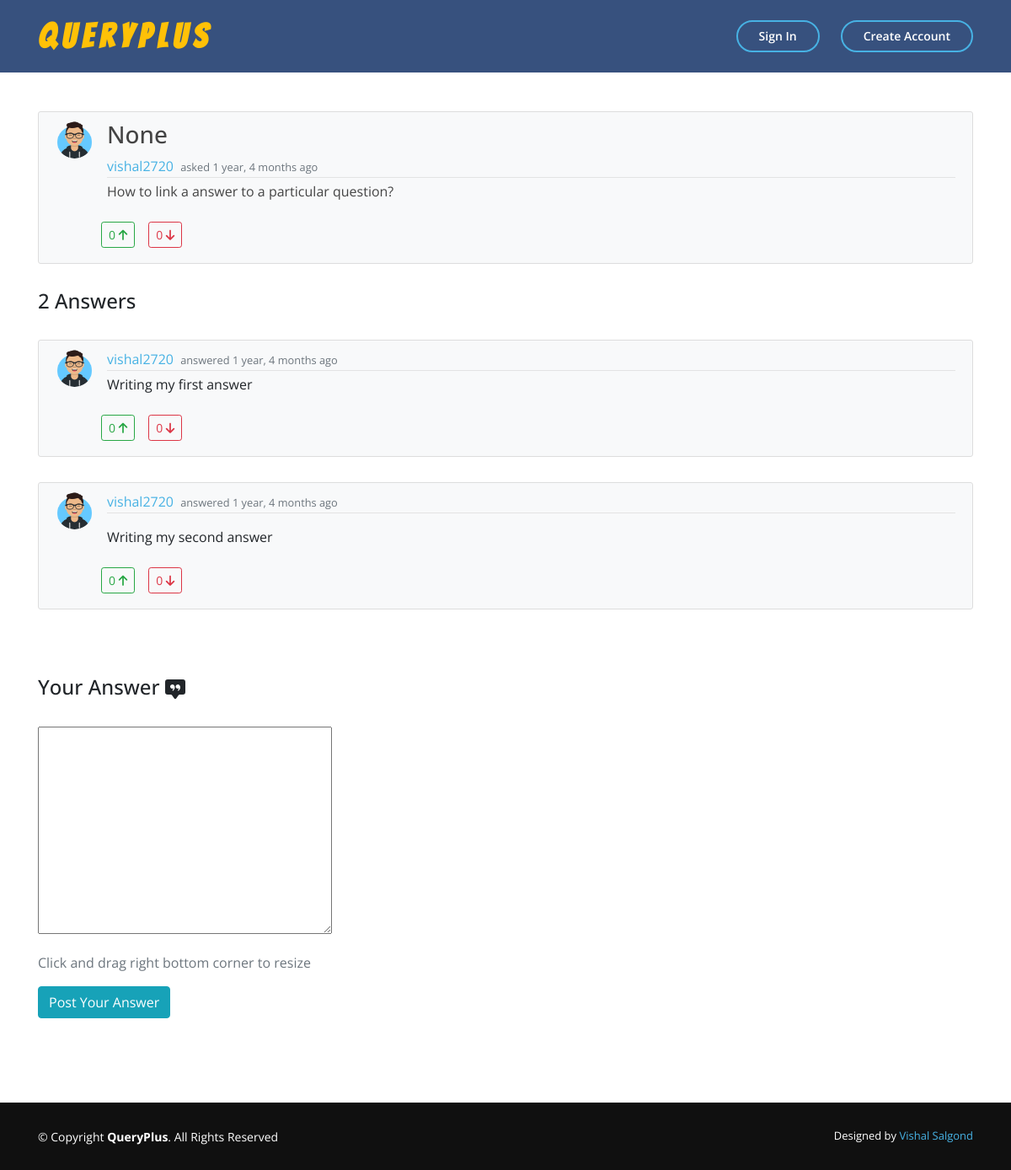
Page /question/11/ on the earlier database version.
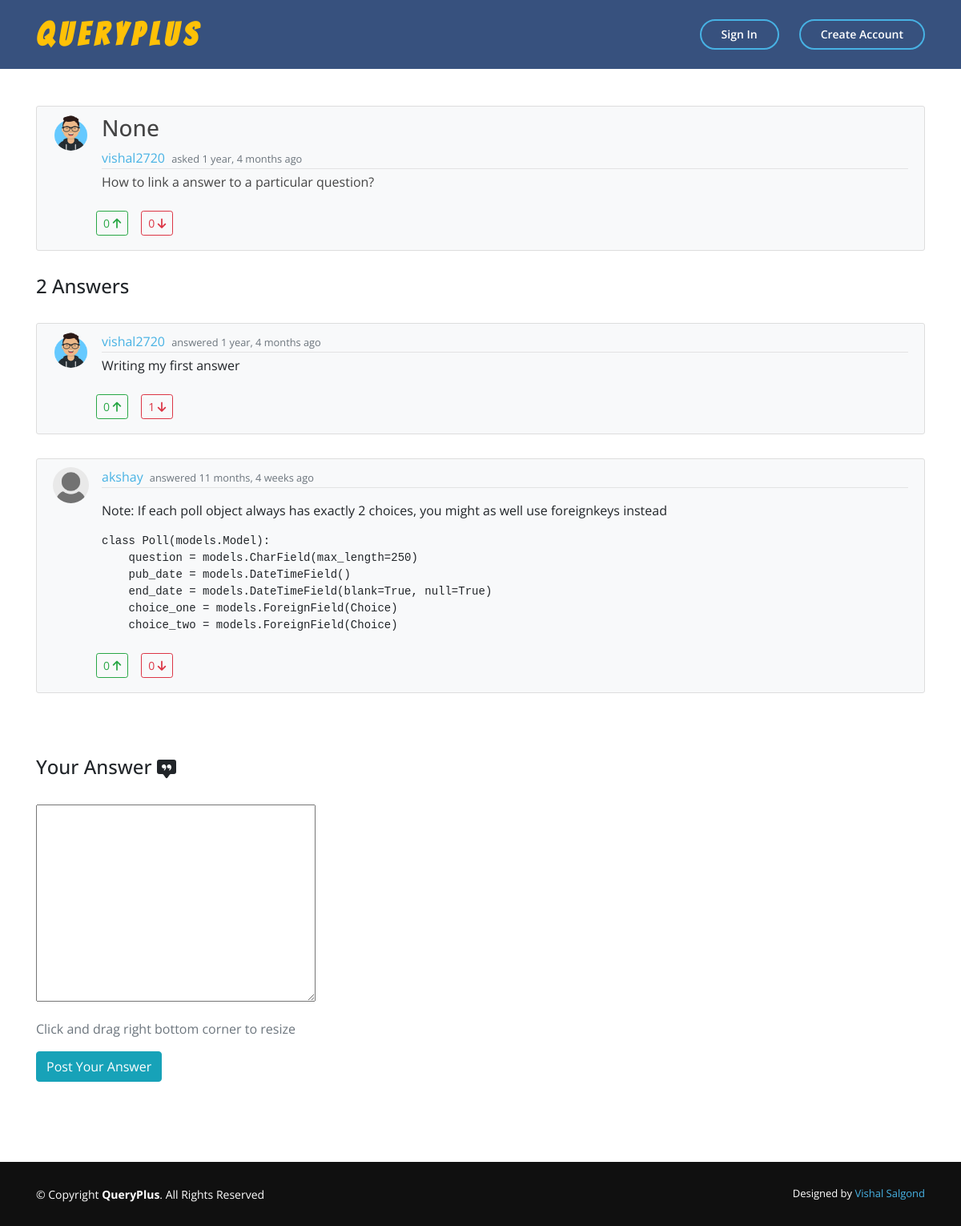
Same page on the later database version.
### main_app/models.py (models this page shows, shortened)
class Answer(models.Model):
    content = RichTextField(blank=True, null=True)
    date_posted = models.DateTimeField(default=timezone.now)
    author = models.ForeignKey(User, on_delete=models.CASCADE)
    answered_to = models.ForeignKey(Question, on_delete=models.CASCADE)
    upvotes = models.ManyToManyField(User, related_name='answer_upvotes', blank=True)
    downvotes = models.ManyToManyField(User, related_name='answer_downvotes', blank=True)

class Profile(models.Model):
    user = models.OneToOneField(User, on_delete=models.CASCADE)
    image = models.ImageField(default='default.jpg',upload_to='profile_pics')

### main_app/views.py (the view, shortened to what this page needs)
# urls.py: path('question/<int:pk>/', QuestionDetailView.as_view(), name='question-detail'),
class QuestionDetailView(DetailView):
    model = Question
    def get_context_data(self, *args, **kwargs):
        context = super(QuestionDetailView,
             self).get_context_data(*args, **kwargs)
        context["form"] = AnswerForm()
        context["answers"] = Answer.objects.filter(answered_to=context["question"])
        context["count"] =  Answer.objects.filter(answered_to=context["question"]).count()
        return context

### main_app/forms.py
class AnswerForm(forms.ModelForm):
    class Meta:
        model = Answer
        fields = ["content"]

### main_app/templates/main_app/question_detail.html (shortened to what the changed rows need)
{% extends "main_app/base.html" %}
{% load crispy_forms_tags %}
{% load i18n %}
{% block content %}
    <div style="margin-bottom: 100px;" class="container">
    <br>
    {% if count  %}
        {% for ans in answers %}
            <article class="media content-section bg-light">
                <img class="rounded-circle article-img" src="{{ ans.author.profile.image.url }}" alt="">
                <div class="media-body">
                <div class="article-metadata">
                    <a class="mr-1" href="{% url 'user-profile' ans.author.username %}">{{ ans.author }}</a>
                    <small class="text-muted">answered {{ ans.date_posted|timesince }} ago</small>
                </div>
                <p>{{ ans.content|safe }}</p>
                {% if user != ans.author %}
                    <div class="row">
                        <form action="{% url 'answer-upvote' ans.id %}" method="POST">
                                {% if user not in ans.upvotes.all %}
                                    {% if user in ans.downvotes.all %}
                                        <a id="example" role="button" class="btn btn-outline-success btn-sm m-2" data-container="body" data-toggle="popover" data-trigger="focus" data-placement="right" data-content="You have already upvoted the answer"> {{ ans.upvotes.count }} <i class='fas fa-arrow-down'></i></a>
                                    {% else %}
                                        <button type="submit" class="btn btn-outline-success btn-sm m-2"> {{ ans.upvotes.count }} <i class='fas fa-arrow-up'></i></button>
                                    {% endif %}
                                {% else %}
                                    <button type="submit" class="btn btn-success btn-sm m-2"> {{ ans.upvotes.count }} <i class='fas fa-arrow-up'></i></button>
                                {% endif %}
                        </form>
                        <form action="{% url 'answer-downvote' ans.id %}" method="POST">
                                {% if user not in ans.downvotes.all %}
                                    {% if user in ans.upvotes.all %}
                                        <a id="example" role="button" class="btn btn-outline-danger btn-sm m-2" data-container="body" data-toggle="popover" data-trigger="focus" data-placement="right" data-content="You have already upvoted the answer"> {{ ans.downvotes.count }} <i class='fas fa-arrow-down'></i></a>
                                    {% else %}
                                        <button type="submit" class="btn btn-outline-danger btn-sm m-2"> {{ ans.downvotes.count }} <i class='fas fa-arrow-down'></i></button>
                                    {% endif %}
                                {% else %}
                                    <button type="button" class="btn btn-danger btn-sm m-2"> {{ ans.downvotes.count }} <i class='fas fa-arrow-down'></i></button>
                                {% endif %}
                        </form>
                    </div>
                {% endif %}
                </div>
            </article>
        {% endfor %}
    {% endif %}
</div>
{% endblock content %}

Differences in the rows shown:
removed Answer: author.profile.image (picture), author "vishal2720", date_posted "1 year, 4 months", content "Writing my second answer", upvotes.count "0", downvotes.count "0"
computed for Answer "Writing my first answer": downvotes.count "0" → "1"
added Answer: author.profile.image (placeholder picture), author "akshay", date_posted "11 months, 4 weeks", content "Note: If each poll object always has exactly 2 choices, you might as well use foreignkeys instead class Poll(models.Model): question = models.CharField(max_length=250) pub_date = models.DateTimeField() end_date = models.DateTimeField(blank=True, null=True) choice_one = models.ForeignField(Choice) choice_two = models.ForeignField(Choice)", upvotes.count "0", downvotes.count "0"
